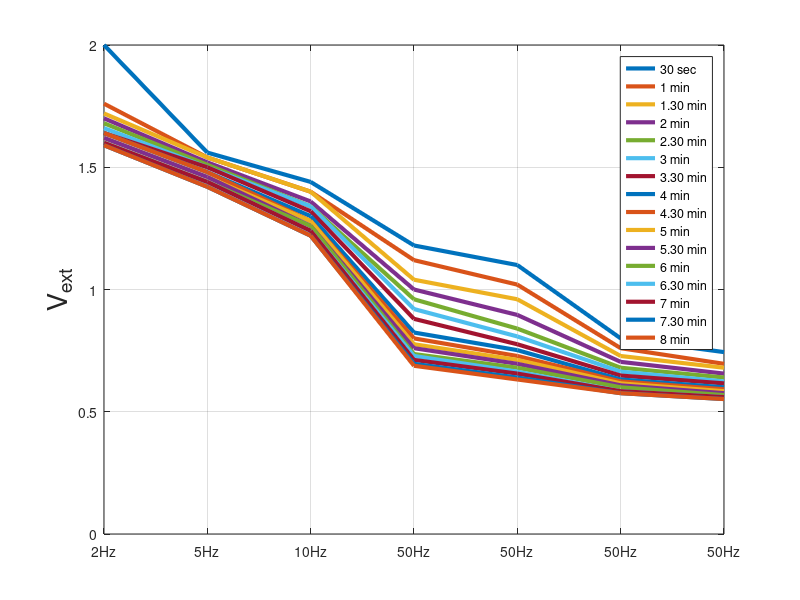

MATLAB code to generate this figure:
%           2Hz (33C)	5Hz (34C)	10 Hz (34C)	50 Hz (34C)	50 Hz (34C)	50 Hz (34C)	50 Hz (37C)
%Time (min)	V_ext(V)	V_ext(V)	V_ext(V)	V_ext(V)	V_ext(V)	V_ext(V)	V_ext(V)
data = [2	1.56	1.44	1.18	1.1	0.8	0.744
1.76	1.54	1.4	1.12	1.02	0.76	0.696
1.72	1.54	1.4	1.04	0.96	0.728	0.68
1.7	1.52	1.36	1	0.896	0.704	0.656
1.68	1.51	1.34	0.96	0.84	0.68	0.64
1.66	1.5	1.34	0.92	0.808	0.664	0.624
1.64	1.5	1.32	0.88	0.776	0.648	0.616
1.64	1.48	1.3	0.824	0.752	0.632	0.6
1.64	1.48	1.28	0.8	0.728	0.624	0.592
1.62	1.46	1.28	0.776	0.712	0.616	0.584
1.62	1.46	1.26	0.76	0.696	0.608	0.576
1.6	1.44	1.26	0.736	0.68	0.6	0.568
1.6	1.44	1.24	0.728	0.664	0.584	0.56
1.6	1.44	1.24	0.712	0.656	0.584	0.56
1.59	1.42	1.22	0.696	0.64	0.576	0.552
1.59	1.42	1.22	0.688	0.632	0.576	0.552
];
n_data = [1	1	1	1	1	1	1
0.88	0.987179487	0.972222222	0.949152542	0.927272727	0.95	0.935483871
0.86	0.987179487	0.972222222	0.881355932	0.872727273	0.91	0.913978495
0.85	0.974358974	0.944444444	0.847457627	0.814545455	0.88	0.88172043
0.84	0.967948718	0.930555556	0.813559322	0.763636364	0.85	0.860215054
0.83	0.961538462	0.930555556	0.779661017	0.734545455	0.83	0.838709677
0.82	0.961538462	0.916666667	0.745762712	0.705454545	0.81	0.827956989
0.82	0.948717949	0.902777778	0.698305085	0.683636364	0.79	0.806451613
0.82	0.948717949	0.888888889	0.677966102	0.661818182	0.78	0.795698925
0.81	0.935897436	0.888888889	0.657627119	0.647272727	0.77	0.784946237
0.81	0.935897436	0.875	0.644067797	0.632727273	0.76	0.774193548
0.8	0.923076923	0.875	0.623728814	0.618181818	0.75	0.76344086
0.8	0.923076923	0.861111111	0.616949153	0.603636364	0.73	0.752688172
0.8	0.923076923	0.861111111	0.603389831	0.596363636	0.73	0.752688172
0.795	0.91025641	0.847222222	0.589830508	0.581818182	0.72	0.741935484
0.795	0.91025641	0.847222222	0.583050847	0.574545455	0.72	0.741935484
];

plot(transpose(data),'LineWidth',3,'MarkerSize',4)
grid()
%xlabel('time(s)','FontSize',20)
ylabel('V_{ext}','FontSize',20)
label={'2Hz','5Hz','10Hz','50Hz','50Hz','50Hz','50Hz'}
legend('30 sec','1 min','1.30 min','2 min','2.30 min','3 min','3.30 min','4 min','4.30 min','5 min','5.30 min','6 min','6.30 min','7 min','7.30 min','8 min')

set(gca,'XTickLabel',label)